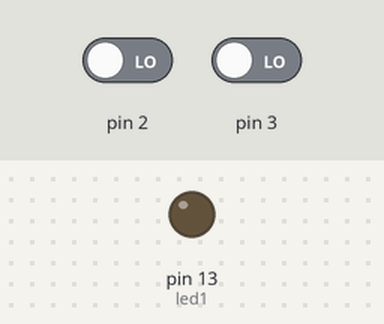
Bench run of a sketch on a simulated Arduino Uno, built with avr-gcc and run on an emulated ATmega328P. Parts: output pins drawn as LEDs (lit = HIGH). The test bench sets the inputs (shaded band); at power-on: pin 3 LOW, pin 2 LOW.

Above: at 1.2 s.
1.3 s: pin 3 driven HIGH
At 2.2 s:
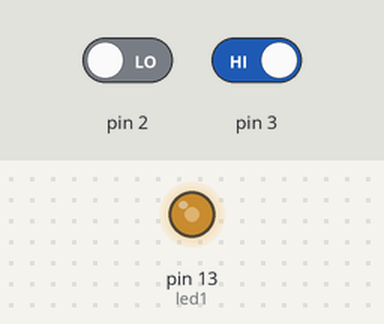
2.8 s: pin 2 driven HIGH
At 4.0 s:
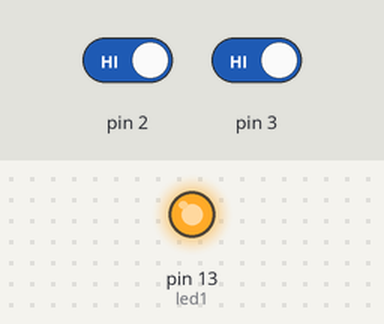
4.3 s: pin 3 driven LOW
At 5.7 s:
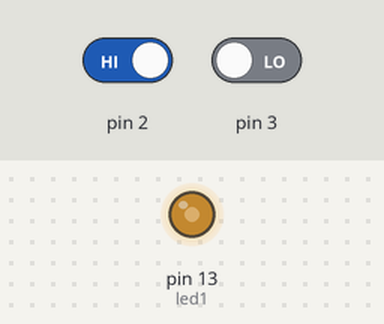
Timing chart, 0 to 7.3 s (numbered marks = the images above; inputs shaded):
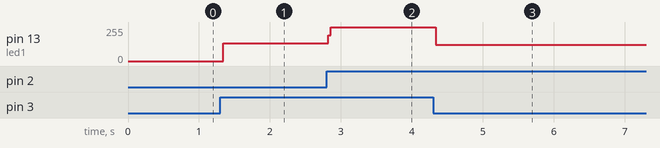

The sketch:

arsala.ino
```cpp
int led1 =13;
bool a;
bool b;


void setup() {
  pinMode( led1, OUTPUT);
  pinMode(2,INPUT);
  pinMode(3,INPUT);
}

void loop() {
  a=digitalRead(2);
  digitalWrite(led1,a);
  b=digitalRead(3);
  digitalWrite(led1,b);

}
```

Measured:
- after the input at 1.3 s, pin 13 (led1): 0/255 → 133/255 at once
- after the input at 2.8 s, pin 13 (led1): 133/255 → 255/255 at once
- after the input at 4.3 s, pin 13 (led1): 255/255 → 122/255 at once
